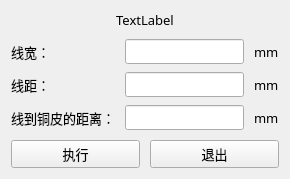
<?xml version="1.0" encoding="UTF-8"?>
<ui version="4.0">
 <class>Form</class>
 <widget class="QWidget" name="Form">
  <property name="geometry">
   <rect>
    <x>0</x>
    <y>0</y>
    <width>290</width>
    <height>173</height>
   </rect>
  </property>
  <property name="font">
   <font>
    <family>微软雅黑</family>
    <pointsize>10</pointsize>
   </font>
  </property>
  <property name="windowTitle">
   <string>阻抗条制作</string>
  </property>
  <layout class="QVBoxLayout" name="verticalLayout" stretch="0,1,0">
   <property name="spacing">
    <number>10</number>
   </property>
   <item>
    <widget class="QLabel" name="label">
     <property name="text">
      <string>TextLabel</string>
     </property>
     <property name="alignment">
      <set>Qt::AlignCenter</set>
     </property>
    </widget>
   </item>
   <item>
    <layout class="QGridLayout" name="gridLayout">
     <property name="verticalSpacing">
      <number>8</number>
     </property>
     <item row="0" column="0">
      <widget class="QLabel" name="label_2">
       <property name="text">
        <string>线宽：</string>
       </property>
      </widget>
     </item>
     <item row="0" column="1">
      <widget class="QLineEdit" name="lineEdit">
       <property name="font">
        <font>
         <family>微软雅黑</family>
         <pointsize>9</pointsize>
        </font>
       </property>
      </widget>
     </item>
     <item row="0" column="2">
      <widget class="QLabel" name="label_3">
       <property name="text">
        <string>mm</string>
       </property>
      </widget>
     </item>
     <item row="1" column="0">
      <widget class="QLabel" name="label_5">
       <property name="text">
        <string>线距：</string>
       </property>
      </widget>
     </item>
     <item row="1" column="1">
      <widget class="QLineEdit" name="lineEdit_2">
       <property name="font">
        <font>
         <family>微软雅黑</family>
         <pointsize>9</pointsize>
        </font>
       </property>
      </widget>
     </item>
     <item row="1" column="2">
      <widget class="QLabel" name="label_4">
       <property name="text">
        <string>mm</string>
       </property>
      </widget>
     </item>
     <item row="2" column="0">
      <widget class="QLabel" name="label_6">
       <property name="text">
        <string>线到铜皮的距离：</string>
       </property>
      </widget>
     </item>
     <item row="2" column="1">
      <widget class="QLineEdit" name="lineEdit_3">
       <property name="font">
        <font>
         <family>微软雅黑</family>
         <pointsize>9</pointsize>
        </font>
       </property>
      </widget>
     </item>
     <item row="2" column="2">
      <widget class="QLabel" name="label_7">
       <property name="text">
        <string>mm</string>
       </property>
      </widget>
     </item>
    </layout>
   </item>
   <item>
    <layout class="QHBoxLayout" name="horizontalLayout">
     <item>
      <widget class="QPushButton" name="pushButton">
       <property name="cursor">
        <cursorShape>PointingHandCursor</cursorShape>
       </property>
       <property name="text">
        <string>执行</string>
       </property>
      </widget>
     </item>
     <item>
      <widget class="QPushButton" name="pushButton_2">
       <property name="cursor">
        <cursorShape>PointingHandCursor</cursorShape>
       </property>
       <property name="text">
        <string>退出</string>
       </property>
      </widget>
     </item>
    </layout>
   </item>
  </layout>
 </widget>
 <resources/>
 <connections/>
</ui>
